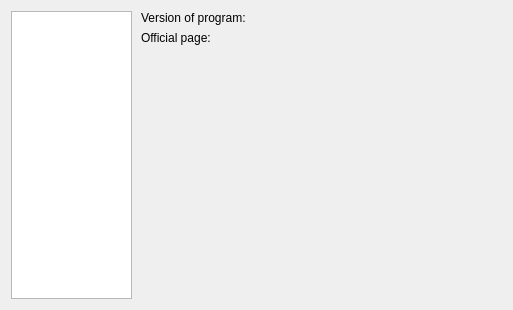
<?xml version="1.0" encoding="UTF-8"?>
<ui version="4.0">
 <class>FbAboutDialog</class>
 <widget class="QDialog" name="FbAboutDialog">
  <property name="windowModality">
   <enum>Qt::ApplicationModal</enum>
  </property>
  <property name="geometry">
   <rect>
    <x>0</x>
    <y>0</y>
    <width>513</width>
    <height>310</height>
   </rect>
  </property>
  <property name="windowTitle">
   <string>About NextGIS Formbuilder</string>
  </property>
  <layout class="QHBoxLayout" name="horizontalLayout">
   <property name="spacing">
    <number>9</number>
   </property>
   <item>
    <widget class="QListWidget" name="list_about">
     <property name="sizePolicy">
      <sizepolicy hsizetype="Expanding" vsizetype="Expanding">
       <horstretch>1</horstretch>
       <verstretch>0</verstretch>
      </sizepolicy>
     </property>
     <property name="frameShape">
      <enum>QFrame::StyledPanel</enum>
     </property>
    </widget>
   </item>
   <item>
    <widget class="QStackedWidget" name="stw_about">
     <property name="sizePolicy">
      <sizepolicy hsizetype="Preferred" vsizetype="Preferred">
       <horstretch>3</horstretch>
       <verstretch>0</verstretch>
      </sizepolicy>
     </property>
     <property name="currentIndex">
      <number>0</number>
     </property>
     <widget class="QWidget" name="page_fb">
      <layout class="QVBoxLayout" name="verticalLayout_3">
       <property name="leftMargin">
        <number>0</number>
       </property>
       <property name="topMargin">
        <number>0</number>
       </property>
       <property name="rightMargin">
        <number>0</number>
       </property>
       <property name="bottomMargin">
        <number>0</number>
       </property>
       <item>
        <layout class="QGridLayout" name="gridLayout">
         <item row="0" column="0">
          <widget class="QLabel" name="lab_version_cap">
           <property name="sizePolicy">
            <sizepolicy hsizetype="Preferred" vsizetype="Preferred">
             <horstretch>2</horstretch>
             <verstretch>0</verstretch>
            </sizepolicy>
           </property>
           <property name="text">
            <string>Version of program:</string>
           </property>
          </widget>
         </item>
         <item row="1" column="0">
          <widget class="QLabel" name="lab_offpage_cap">
           <property name="sizePolicy">
            <sizepolicy hsizetype="Preferred" vsizetype="Preferred">
             <horstretch>2</horstretch>
             <verstretch>0</verstretch>
            </sizepolicy>
           </property>
           <property name="text">
            <string>Official page: </string>
           </property>
          </widget>
         </item>
         <item row="1" column="1">
          <widget class="QLabel" name="lab_offpage">
           <property name="sizePolicy">
            <sizepolicy hsizetype="Preferred" vsizetype="Preferred">
             <horstretch>3</horstretch>
             <verstretch>0</verstretch>
            </sizepolicy>
           </property>
           <property name="text">
            <string/>
           </property>
           <property name="openExternalLinks">
            <bool>true</bool>
           </property>
          </widget>
         </item>
         <item row="0" column="1">
          <widget class="QLabel" name="lab_version">
           <property name="sizePolicy">
            <sizepolicy hsizetype="Preferred" vsizetype="Preferred">
             <horstretch>3</horstretch>
             <verstretch>0</verstretch>
            </sizepolicy>
           </property>
           <property name="font">
            <font>
             <weight>75</weight>
             <bold>true</bold>
            </font>
           </property>
           <property name="text">
            <string/>
           </property>
          </widget>
         </item>
         <item row="3" column="0">
          <spacer name="verticalSpacer">
           <property name="orientation">
            <enum>Qt::Vertical</enum>
           </property>
           <property name="sizeHint" stdset="0">
            <size>
             <width>20</width>
             <height>40</height>
            </size>
           </property>
          </spacer>
         </item>
        </layout>
       </item>
      </layout>
     </widget>
     <widget class="QWidget" name="page_cc">
      <layout class="QVBoxLayout" name="verticalLayout_2">
       <item>
        <widget class="QLabel" name="lab_cc">
         <property name="text">
          <string>Some images in this program were modified and differ from the originals</string>
         </property>
         <property name="wordWrap">
          <bool>true</bool>
         </property>
        </widget>
       </item>
       <item>
        <widget class="QLabel" name="lab_cc_link">
         <property name="text">
          <string>&lt;a href=&quot;http://creativecommons.org/licenses/by/3.0/us/legalcode&quot;&gt;Creative Commons license&lt;/a&gt;</string>
         </property>
         <property name="openExternalLinks">
          <bool>true</bool>
         </property>
         <property name="textInteractionFlags">
          <set>Qt::TextBrowserInteraction</set>
         </property>
        </widget>
       </item>
       <item>
        <widget class="QPlainTextEdit" name="tedit_cc">
         <property name="readOnly">
          <bool>true</bool>
         </property>
        </widget>
       </item>
      </layout>
     </widget>
    </widget>
   </item>
  </layout>
 </widget>
 <layoutdefault spacing="6" margin="11"/>
 <resources/>
 <connections/>
</ui>
